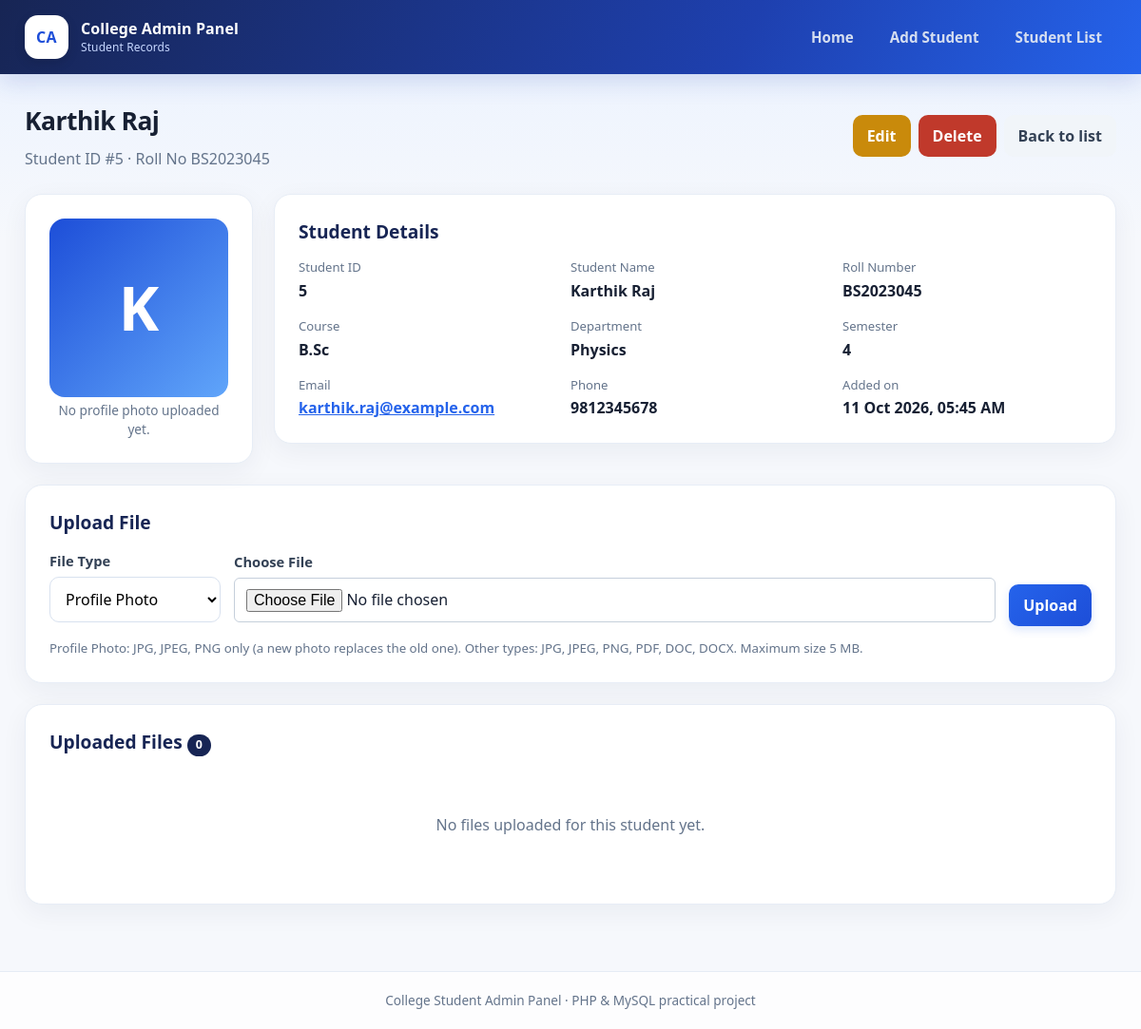
The app's page /view_student.php?id=5 with its own data.
### tables this page shows
CREATE TABLE students (
  student_id   INT UNSIGNED NOT NULL AUTO_INCREMENT,
  student_name VARCHAR(100) NOT NULL,
  roll_number  VARCHAR(30)  NOT NULL,
  course       VARCHAR(100) NOT NULL,
  department   VARCHAR(100) NOT NULL,
  semester     TINYINT UNSIGNED NOT NULL,
  email        VARCHAR(150) NOT NULL,
  phone        VARCHAR(20)  NOT NULL,
  created_at   TIMESTAMP NOT NULL DEFAULT CURRENT_TIMESTAMP,
  PRIMARY KEY (student_id),
  UNIQUE KEY uq_roll_number (roll_number)       
);

### view_student.php (the view, shortened to what this page needs)
<?php
require_once 'config.php';
$id = (int)($_GET['id'] ?? 0);
$student = $id > 0 ? get_student($conn, $id) : null;
$photo = get_profile_photo($conn, $id);
$stmt = $conn->prepare('SELECT * FROM student_files WHERE student_id = ? ORDER BY upload_date DESC, file_id DESC');
$stmt->bind_param('i', $id);
$stmt->execute();
$files = $stmt->get_result()->fetch_all(MYSQLI_ASSOC);
$categories = file_categories();
?>
<div class="page-head">
    <div>
        <h1><?= e($student['student_name']) ?></h1>
        <p class="muted">Student ID #<?= (int)$student['student_id'] ?> &middot; Roll No <?= e($student['roll_number']) ?></p>
    </div>
    <div class="head-actions">
        <a class="btn btn-warn" href="edit_student.php?id=<?= (int)$id ?>">Edit</a>
        <form method="post" action="delete_student.php" class="inline"
              data-confirm="Delete <?= e($student['student_name']) ?> and all uploaded files? This cannot be undone.">
            <button type="submit" class="btn btn-danger">Delete</button>
        </form>
        <a class="btn btn-light" href="index.php">Back to list</a>
    </div>
</div>
<div class="profile-layout">
    <aside class="card profile-photo">
        <?php if ($photo): ?>
            <img src="<?= e($photo['file_path']) ?>" alt="Profile photo of <?= e($student['student_name']) ?>">
            <p class="muted small"><?= e($photo['original_name']) ?><br><?= e(format_size($photo['file_size'])) ?></p>
        <?php else: ?>
            <div class="photo-empty"><?= e(strtoupper(mb_substr($student['student_name'], 0, 1))) ?></div>
            <p class="muted small">No profile photo uploaded yet.</p>
        <?php endif; ?>
    </aside>
    <section class="card">
        <h2>Student Details</h2>
        <dl class="details">
            <div><dt>Student ID</dt><dd><?= (int)$student['student_id'] ?></dd></div>
            <div><dt>Student Name</dt><dd><?= e($student['student_name']) ?></dd></div>
            <div><dt>Roll Number</dt><dd><?= e($student['roll_number']) ?></dd></div>
            <div><dt>Course</dt><dd><?= e($student['course']) ?></dd></div>
            <div><dt>Department</dt><dd><?= e($student['department']) ?></dd></div>
            <div><dt>Semester</dt><dd><?= (int)$student['semester'] ?></dd></div>
            <div><dt>Email</dt><dd><a href="mailto:<?= e($student['email']) ?>"><?= e($student['email']) ?></a></dd></div>
            <div><dt>Phone</dt><dd><?= e($student['phone']) ?></dd></div>
            <div><dt>Added on</dt><dd><?= e(format_date($student['created_at'])) ?></dd></div>
        </dl>
    </section>
</div>
<section class="card">
    <h2>Upload File</h2>
    <form method="post" action="upload_file.php" enctype="multipart/form-data" class="upload-form">
        <div class="field">
            <label for="category">File Type</label>
            <select name="category" id="category" required>
                <?php foreach ($categories as $key => $label): ?>
                    <option value="<?= e($key) ?>"><?= e($label) ?></option>
                <?php endforeach; ?>
            </select>
        </div>
        <div class="field grow">
            <label for="file">Choose File</label>
            <input type="file" name="file" id="file" accept=".jpg,.jpeg,.png,.pdf,.doc,.docx" required>
        </div>
        <button type="submit" class="btn btn-primary">Upload</button>
    </form>
    <small class="muted">
        Profile Photo: JPG, JPEG, PNG only (a new photo replaces the old one).
        Other types: JPG, JPEG, PNG, PDF, DOC, DOCX. Maximum size <?= e(format_size(MAX_FILE_SIZE)) ?>.
    </small>
</section>
<section class="card">
    <h2>Uploaded Files <span class="badge"><?= count($files) ?></span></h2>
    <?php if (!$files): ?>
        <div class="empty"><p>No files uploaded for this student yet.</p></div>
    <?php endif; ?>
</section>

### css/style.css (style rules this page uses)
:root { --ink: #14213d; --ink-soft: #3d4a66; --accent: #0f766e; --accent-dark: #0b5a54; --gold: #e0a526; --bg: #eef2f6; --card: #ffffff; --line: #dbe2ea; --muted: #6b778c; --ok-bg: #e3f6ec; --ok: #146c43; --err-bg: #fde8e8; --err: #a61b1b; --warn-bg: #fff4d6; --warn: #8a5a00; }
* { box-sizing: border-box; }
body { margin: 0; font-family: "Segoe UI", Tahoma, Arial, sans-serif; background: var(--bg); color: var(--ink); line-height: 1.5; min-height: 100vh; display: flex; flex-direction: column; }
a { color: var(--accent); }
h1 { margin: 0; font-size: 1.7rem; }
h2 { margin: 0 0 14px; font-size: 1.2rem; }
.page-head { display: flex; justify-content: space-between; align-items: flex-start; gap: 16px; flex-wrap: wrap; margin-bottom: 20px; }
.head-actions { display: flex; gap: 8px; flex-wrap: wrap; align-items: center; }
.muted { color: var(--muted); }
.small { font-size: .85rem; }
p.muted { margin: 4px 0 0; }
.card { background: var(--card); border: 1px solid var(--line); border-radius: 10px; padding: 22px; margin-bottom: 22px; box-shadow: 0 1px 3px rgba(20,33,61,.06); }
.btn { display: inline-block; padding: 9px 18px; border: 0; border-radius: 6px; cursor: pointer; font: inherit; font-weight: 600; text-decoration: none; color: #fff; background: var(--ink-soft); }
.btn-primary { background: var(--accent); }
.btn-light { background: #e6ebf2; color: var(--ink); }
.btn-warn { background: #c98a0b; }
.btn-danger { background: #c0392b; }
form.inline { display: inline; margin: 0; }
.badge { display: inline-block; min-width: 24px; text-align: center; padding: 2px 9px; border-radius: 99px; background: var(--ink); color: #fff; font-size: .78rem; font-weight: 600; }
.empty { text-align: center; padding: 30px 10px; color: var(--muted); }
.field { display: flex; flex-direction: column; gap: 6px; margin-bottom: 4px; }
.field label { font-weight: 600; font-size: .92rem; }
input[type=text], input[type=email], input[type=file], select { padding: 10px 12px; border: 1px solid #c5cfdb; border-radius: 6px; font: inherit; background: #fff; width: 100%; }
.upload-form { display: flex; gap: 14px; align-items: flex-end; flex-wrap: wrap; margin-bottom: 10px; }
.upload-form .field { min-width: 180px; }
.upload-form .grow { flex: 1; min-width: 240px; }
.profile-layout { display: grid; grid-template-columns: 240px 1fr; gap: 22px; align-items: start; }
.profile-photo { text-align: center; }
.photo-empty { width: 100%; aspect-ratio: 1 / 1; border-radius: 8px; background: var(--ink-soft); color: #fff; display: grid; place-items: center; font-size: 4rem; font-weight: 700; }
.details { display: grid; grid-template-columns: repeat(auto-fit, minmax(210px, 1fr)); gap: 16px 24px; margin: 0; }
.details dt { color: var(--muted); font-size: .82rem; }
.details dd { margin: 2px 0 0; font-weight: 600; word-break: break-word; }
:root { --ink: #172554; --ink-soft: #334155; --accent: #2563eb; --accent-dark: #1d4ed8; --gold: #38bdf8; --bg: #f4f7fc; --card: #ffffff; --line: #e2e8f0; --muted: #64748b; --ok-bg: #dcfce7; --ok: #166534; --err-bg: #fee2e2; --err: #991b1b; --warn-bg: #fef3c7; --warn: #92400e; }
body { background: linear-gradient(180deg, #eaf2ff 0, #f6f8fc 250px, #f6f8fc 100%); color: #172033; }
h1 { font-size: clamp(1.6rem, 2.2vw, 2.15rem); letter-spacing: -.5px; }
h2 { color: #172554; }
.page-head { align-items: center; margin-bottom: 25px; }
.page-head p.muted { margin-top: 7px; }
.card { border: 1px solid #e7edf6; border-radius: 18px; padding: 25px; box-shadow: 0 8px 28px rgba(15, 35, 75, .055); transition: box-shadow .2s, transform .2s; }
.btn { border-radius: 10px; padding: 10px 15px; font-weight: 650; transition: .18s ease; }
.btn-primary { background: linear-gradient(135deg, #2563eb, #1d4ed8); box-shadow: 0 4px 10px rgba(37,99,235,.16); }
.btn-light { background: #f1f5f9; border-color: #e2e8f0; color: #334155; }
input, select, textarea { border: 1px solid #d8e1ef; border-radius: 10px; padding: 11px 12px; background: #fff; transition: border-color .18s, box-shadow .18s; }
.field label { color: #334155; font-weight: 650; }
.photo-empty { background: linear-gradient(135deg, #1d4ed8, #60a5fa); border-radius: 16px; }

### records on screen
students: student_name "Karthik Raj", student_id "5", roll_number "BS2023045", student_name "K", course "B.Sc", department "Physics", semester "4", email "karthik.raj@example.com", phone "9812345678", created_at "11 Oct 2026, 05:45 AM"

### other values on screen
$label "Home"
$label "Add Student"
$label "Student List"
format_size(MAX_FILE_SIZE) "5 MB"
count($files) "0"
form field category "Profile Photo"
